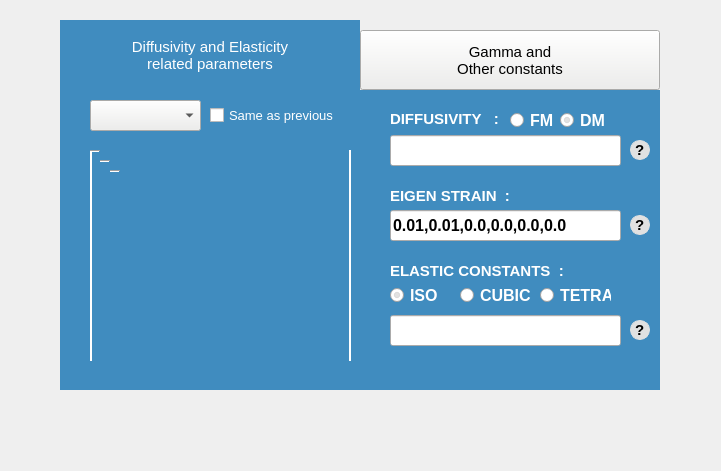
  <widget class="QWidget" name="Four_widget" native="true">
   <property name="geometry">
    <rect>
     <x>260</x>
     <y>130</y>
     <width>721</width>
     <height>471</height>
    </rect>
   </property>
   <widget class="QWidget" name="frame_5" native="true">
    <property name="geometry">
     <rect>
      <x>60</x>
      <y>90</y>
      <width>600</width>
      <height>300</height>
     </rect>
    </property>
    <property name="font">
     <font>
      <family>Ubuntu</family>
      <pointsize>12</pointsize>
      <weight>75</weight>
      <italic>false</italic>
      <bold>true</bold>
     </font>
    </property>
    <property name="styleSheet">
     <string notr="true">#frame_5{
border: none;
background-color: rgb(64, 140, 191);

}</string>
    </property>
    <widget class="QWidget" name="diffMat" native="true">
     <property name="geometry">
      <rect>
       <x>30</x>
       <y>60</y>
       <width>261</width>
       <height>211</height>
      </rect>
     </property>
     <property name="font">
      <font>
       <family>Ubuntu</family>
       <pointsize>10</pointsize>
       <weight>75</weight>
       <italic>false</italic>
       <bold>true</bold>
      </font>
     </property>
     <property name="styleSheet">
      <string notr="true">#diffMat{
border : solid rgb(255, 255, 255);
border-width : 0px 2px 0px 2px;}</string>
     </property>
     <widget class="Line" name="line">
      <property name="geometry">
       <rect>
        <x>0</x>
        <y>0</y>
        <width>10</width>
        <height>2</height>
       </rect>
      </property>
      <property name="orientation">
       <enum>Qt::Horizontal</enum>
      </property>
     </widget>
     <widget class="Line" name="line_2">
      <property name="geometry">
       <rect>
        <x>10</x>
        <y>10</y>
        <width>10</width>
        <height>2</height>
       </rect>
      </property>
      <property name="orientation">
       <enum>Qt::Horizontal</enum>
      </property>
     </widget>
     <widget class="Line" name="line_3">
      <property name="geometry">
       <rect>
        <x>20</x>
        <y>20</y>
        <width>10</width>
        <height>2</height>
       </rect>
      </property>
      <property name="orientation">
       <enum>Qt::Horizontal</enum>
      </property>
     </widget>
     <widget class="Line" name="line_4">
      <property name="geometry">
       <rect>
        <x>250</x>
        <y>250</y>
        <width>10</width>
        <height>2</height>
       </rect>
      </property>
      <property name="orientation">
       <enum>Qt::Horizontal</enum>
      </property>
     </widget>
    </widget>
    <widget class="QLabel" name="label_14">
     <property name="geometry">
      <rect>
       <x>330</x>
       <y>13</y>
       <width>141</width>
       <height>31</height>
      </rect>
     </property>
     <property name="font">
      <font>
       <family>Ubuntu</family>
       <pointsize>11</pointsize>
       <weight>75</weight>
       <italic>false</italic>
       <bold>true</bold>
      </font>
     </property>
     <property name="styleSheet">
      <string notr="true">color : #fff;</string>
     </property>
     <property name="text">
      <string>DIFFUSIVITY   :</string>
     </property>
    </widget>
    <widget class="QLineEdit" name="diffInput">
     <property name="geometry">
      <rect>
       <x>330</x>
       <y>45</y>
       <width>231</width>
       <height>31</height>
      </rect>
     </property>
    </widget>
    <widget class="QLabel" name="label_19">
     <property name="geometry">
      <rect>
       <x>570</x>
       <y>50</y>
       <width>20</width>
       <height>20</height>
      </rect>
     </property>
     <property name="font">
      <font>
       <family>Segoe UI Symbol</family>
       <pointsize>11</pointsize>
       <weight>75</weight>
       <italic>false</italic>
       <bold>true</bold>
      </font>
     </property>
     <property name="toolTip">
      <string>&lt;html&gt;&lt;head/&gt;&lt;body&gt;&lt;p&gt;The DIFFUSIVITY key refers to the inter-diffusivity matrix which has the tuple in the following form.&lt;/p&gt;&lt;/body&gt;&lt;/html&gt;</string>
     </property>
     <property name="styleSheet">
      <string notr="true">background-color: rgb(225, 225, 225);
color:rgb(0, 0, 0);
border-radius : 10px; 
border : 1px solid rgb(225, 225, 225);</string>
     </property>
     <property name="text">
      <string>?</string>
     </property>
    </widget>
    <widget class="QComboBox" name="pDropdown">
     <property name="geometry">
      <rect>
       <x>30</x>
       <y>10</y>
       <width>111</width>
       <height>31</height>
      </rect>
     </property>
     <property name="font">
      <font>
       <family>Ubuntu</family>
       <pointsize>12</pointsize>
       <weight>50</weight>
       <italic>false</italic>
       <bold>false</bold>
      </font>
     </property>
     <property name="focusPolicy">
      <enum>Qt::WheelFocus</enum>
     </property>
     <property name="styleSheet">
      <string notr="true">#pDropdown{
font: 12pt &quot;Ubuntu&quot;;
background-color: rgb(238, 238, 236);
color : black;
}</string>
     </property>
     <property name="maxVisibleItems">
      <number>20</number>
     </property>
     <property name="minimumContentsLength">
      <number>1</number>
     </property>
     <property name="placeholderText">
      <string/>
     </property>
    </widget>
    <widget class="QLabel" name="label_16">
     <property name="geometry">
      <rect>
       <x>330</x>
       <y>90</y>
       <width>141</width>
       <height>31</height>
      </rect>
     </property>
     <property name="font">
      <font>
       <family>Ubuntu</family>
       <pointsize>11</pointsize>
       <weight>75</weight>
       <italic>false</italic>
       <bold>true</bold>
      </font>
     </property>
     <property name="styleSheet">
      <string notr="true">color : #fff;</string>
     </property>
     <property name="text">
      <string>EIGEN STRAIN  :</string>
     </property>
    </widget>
    <widget class="QLineEdit" name="Estrain">
     <property name="geometry">
      <rect>
       <x>330</x>
       <y>120</y>
       <width>231</width>
       <height>31</height>
      </rect>
     </property>
     <property name="text">
      <string>0.01,0.01,0.0,0.0,0.0,0.0</string>
     </property>
    </widget>
    <widget class="QLineEdit" name="Econstant">
     <property name="geometry">
      <rect>
       <x>330</x>
       <y>225</y>
       <width>231</width>
       <height>31</height>
      </rect>
     </property>
    </widget>
    <widget class="QLabel" name="label_23">
     <property name="geometry">
      <rect>
       <x>330</x>
       <y>165</y>
       <width>201</width>
       <height>31</height>
      </rect>
     </property>
     <property name="font">
      <font>
       <family>Ubuntu</family>
       <pointsize>11</pointsize>
       <weight>75</weight>
       <italic>false</italic>
       <bold>true</bold>
      </font>
     </property>
     <property name="styleSheet">
      <string notr="true">color : #fff;</string>
     </property>
     <property name="text">
      <string>ELASTIC CONSTANTS  :</string>
     </property>
    </widget>
    <widget class="QRadioButton" name="es">
     <property name="geometry">
      <rect>
       <x>330</x>
       <y>195</y>
       <width>61</width>
       <height>21</height>
      </rect>
     </property>
     <property name="font">
      <font>
       <family>Ubuntu</family>
       <pointsize>12</pointsize>
       <weight>75</weight>
       <bold>true</bold>
      </font>
     </property>
     <property name="styleSheet">
      <string notr="true">
color: rgb(255, 255, 255);</string>
     </property>
     <property name="text">
      <string>ISO</string>
     </property>
     <property name="checked">
      <bool>true</bool>
     </property>
    </widget>
    <widget class="QRadioButton" name="es_2">
     <property name="geometry">
      <rect>
       <x>400</x>
       <y>195</y>
       <width>81</width>
       <height>21</height>
      </rect>
     </property>
     <property name="font">
      <font>
       <family>Ubuntu</family>
       <pointsize>12</pointsize>
       <weight>75</weight>
       <italic>false</italic>
       <bold>true</bold>
      </font>
     </property>
     <property name="styleSheet">
      <string notr="true">
color: rgb(255, 255, 255);</string>
     </property>
     <property name="text">
      <string>CUBIC</string>
     </property>
    </widget>
    <widget class="QRadioButton" name="es_3">
     <property name="geometry">
      <rect>
       <x>480</x>
       <y>195</y>
       <width>71</width>
       <height>21</height>
      </rect>
     </property>
     <property name="font">
      <font>
       <family>Ubuntu</family>
       <pointsize>12</pointsize>
       <weight>75</weight>
       <italic>false</italic>
       <bold>true</bold>
      </font>
     </property>
     <property name="styleSheet">
      <string notr="true">color: rgb(255, 255, 255);</string>
     </property>
     <property name="text">
      <string>TETRA</string>
     </property>
    </widget>
    <widget class="QWidget" name="widget" native="true">
     <property name="geometry">
      <rect>
       <x>440</x>
       <y>10</y>
       <width>131</width>
       <height>31</height>
      </rect>
     </property>
     <widget class="QRadioButton" name="diffR_2">
      <property name="geometry">
       <rect>
        <x>60</x>
        <y>10</y>
        <width>51</width>
        <height>21</height>
       </rect>
      </property>
      <property name="font">
       <font>
        <family>Ubuntu</family>
        <pointsize>12</pointsize>
        <weight>75</weight>
        <bold>true</bold>
       </font>
      </property>
      <property name="styleSheet">
       <string notr="true">color: rgb(255, 255, 255);</string>
      </property>
      <property name="text">
       <string>DM</string>
      </property>
      <property name="checked">
       <bool>true</bool>
      </property>
     </widget>
     <widget class="QRadioButton" name="diffR">
      <property name="geometry">
       <rect>
        <x>10</x>
        <y>10</y>
        <width>51</width>
        <height>21</height>
       </rect>
      </property>
      <property name="font">
       <font>
        <family>Ubuntu</family>
        <pointsize>12</pointsize>
        <weight>75</weight>
        <bold>true</bold>
       </font>
      </property>
      <property name="styleSheet">
       <string notr="true">color: rgb(255, 255, 255);</string>
      </property>
      <property name="text">
       <string>FM</string>
      </property>
      <property name="checked">
       <bool>false</bool>
      </property>
     </widget>
    </widget>
    <widget class="QLabel" name="label_24">
     <property name="geometry">
      <rect>
       <x>570</x>
       <y>125</y>
       <width>20</width>
       <height>20</height>
      </rect>
     </property>
     <property name="font">
      <font>
       <family>Segoe UI Symbol</family>
       <pointsize>11</pointsize>
       <weight>75</weight>
       <italic>false</italic>
       <bold>true</bold>
      </font>
     </property>
     <property name="toolTip">
      <string>&lt;html&gt;&lt;head/&gt;&lt;body&gt;&lt;p&gt;The EIGEN STRAIN key refers to the eigen-strain tensor in a given phase. The information about the elements of the eigen-strain are derived from the elements in the tuple.&lt;/p&gt;&lt;/body&gt;&lt;/html&gt;</string>
     </property>
     <property name="styleSheet">
      <string notr="true">background-color: rgb(225, 225, 225);
color:rgb(0, 0, 0);
border-radius : 10px; 
border : 1px solid rgb(225, 225, 225);</string>
     </property>
     <property name="text">
      <string>?</string>
     </property>
    </widget>
    <widget class="QLabel" name="label_25">
     <property name="geometry">
      <rect>
       <x>570</x>
       <y>230</y>
       <width>20</width>
       <height>20</height>
      </rect>
     </property>
     <property name="font">
      <font>
       <family>Segoe UI Symbol</family>
       <pointsize>11</pointsize>
       <weight>75</weight>
       <italic>false</italic>
       <bold>true</bold>
      </font>
     </property>
     <property name="toolTip">
      <string>&lt;html&gt;&lt;head/&gt;&lt;body&gt;&lt;p&gt;ELASTIC CONSTANTS is the key that refers to the elastic stifiness properties in the Voigt notation for an isotropic material.&lt;/p&gt;&lt;/body&gt;&lt;/html&gt;</string>
     </property>
     <property name="styleSheet">
      <string notr="true">background-color: rgb(225, 225, 225);
color:rgb(0, 0, 0);
border-radius : 10px; 
border : 1px solid rgb(225, 225, 225);</string>
     </property>
     <property name="text">
      <string>?</string>
     </property>
    </widget>
    <widget class="QCheckBox" name="allCheck">
     <property name="enabled">
      <bool>true</bool>
     </property>
     <property name="geometry">
      <rect>
       <x>150</x>
       <y>10</y>
       <width>141</width>
       <height>31</height>
      </rect>
     </property>
     <property name="font">
      <font>
       <family>Ubuntu</family>
       <pointsize>10</pointsize>
      </font>
     </property>
     <property name="styleSheet">
      <string notr="true">color: rgb(255, 255, 255);</string>
     </property>
     <property name="text">
      <string>Same as previous</string>
     </property>
    </widget>
    <widget class="QLabel" name="error5">
     <property name="geometry">
      <rect>
       <x>30</x>
       <y>275</y>
       <width>561</width>
       <height>16</height>
      </rect>
     </property>
     <property name="styleSheet">
      <string notr="true">font: 10pt &quot;Ubuntu&quot;;</string>
     </property>
     <property name="text">
      <string/>
     </property>
    </widget>
    <widget class="QLabel" name="marker">
     <property name="geometry">
      <rect>
       <x>0</x>
       <y>0</y>
       <width>0</width>
       <height>0</height>
      </rect>
     </property>
     <property name="text">
      <string>0</string>
     </property>
    </widget>
   </widget>
   <widget class="QPushButton" name="btn3">
    <property name="enabled">
     <bool>true</bool>
    </property>
    <property name="geometry">
     <rect>
      <x>60</x>
      <y>20</y>
      <width>300</width>
      <height>70</height>
     </rect>
    </property>
    <property name="sizePolicy">
     <sizepolicy hsizetype="Preferred" vsizetype="Preferred">
      <horstretch>0</horstretch>
      <verstretch>0</verstretch>
     </sizepolicy>
    </property>
    <property name="minimumSize">
     <size>
      <width>0</width>
      <height>0</height>
     </size>
    </property>
    <property name="maximumSize">
     <size>
      <width>16777215</width>
      <height>16777215</height>
     </size>
    </property>
    <property name="font">
     <font>
      <family>Ubuntu</family>
      <pointsize>11</pointsize>
      <weight>50</weight>
      <italic>false</italic>
      <bold>false</bold>
     </font>
    </property>
    <property name="styleSheet">
     <string notr="true">#btn3
{
background-color: rgb(64, 140, 191);
border:none;
border-top-color: 1px solid rgb(52, 101, 164);
color:#fff;
}</string>
    </property>
    <property name="text">
     <string>Diffusivity and Elasticity 
related parameters</string>
    </property>
   </widget>
   <widget class="QPushButton" name="btn4">
    <property name="enabled">
     <bool>true</bool>
    </property>
    <property name="geometry">
     <rect>
      <x>360</x>
      <y>30</y>
      <width>300</width>
      <height>60</height>
     </rect>
    </property>
    <property name="sizePolicy">
     <sizepolicy hsizetype="Minimum" vsizetype="Minimum">
      <horstretch>0</horstretch>
      <verstretch>0</verstretch>
     </sizepolicy>
    </property>
    <property name="minimumSize">
     <size>
      <width>0</width>
      <height>0</height>
     </size>
    </property>
    <property name="maximumSize">
     <size>
      <width>16777215</width>
      <height>16777215</height>
     </size>
    </property>
    <property name="font">
     <font>
      <family>Ubuntu</family>
      <pointsize>11</pointsize>
      <weight>50</weight>
      <italic>false</italic>
      <bold>false</bold>
     </font>
    </property>
    <property name="styleSheet">
     <string notr="true">
background-color: rgb(238, 238, 236);
</string>
    </property>
    <property name="text">
     <string>Gamma and 
Other constants</string>
    </property>
   </widget>
   <widget class="QWidget" name="frame_6" native="true">
    <property name="geometry">
     <rect>
      <x>60</x>
      <y>90</y>
      <width>600</width>
      <height>300</height>
     </rect>
    </property>
    <property name="styleSheet">
     <string notr="true">#frame_6{
border: none;
background-color: rgb(64, 140, 191);

}</string>
    </property>
    <widget class="QPushButton" name="next4">
     <property name="geometry">
      <rect>
       <x>430</x>
       <y>240</y>
       <width>140</width>
       <height>40</height>
      </rect>
     </property>
     <property name="font">
      <font>
       <family>Ubuntu</family>
       <pointsize>12</pointsize>
       <weight>50</weight>
       <italic>false</italic>
       <bold>false</bold>
      </font>
     </property>
     <property name="styleSheet">
      <string notr="true">background-color: rgb(238, 238, 236);</string>
     </property>
     <property name="text">
      <string>Next</string>
     </property>
    </widget>
    <widget class="QLabel" name="label_21">
     <property name="geometry">
      <rect>
       <x>420</x>
       <y>150</y>
       <width>20</width>
       <height>20</height>
      </rect>
     </property>
     <property name="font">
      <font>
       <family>Segoe UI Symbol</family>
       <pointsize>11</pointsize>
       <weight>75</weight>
       <italic>false</italic>
       <bold>true</bold>
      </font>
     </property>
     <property name="toolTip">
      <string>&lt;html&gt;&lt;head/&gt;&lt;body&gt;&lt;p&gt;The values &amp;quot;R&amp;quot;  will refer to the gas constant &lt;/p&gt;&lt;/body&gt;&lt;/html&gt;</string>
     </property>
     <property name="styleSheet">
      <string notr="true">background-color: rgb(225, 225, 225);
color:rgb(0, 0, 0);
border-radius : 10px; 
border : 1px solid rgb(225, 225, 225);</string>
     </property>
     <property name="text">
      <string>?</string>
     </property>
    </widget>
    <widget class="QLabel" name="label_17">
     <property name="geometry">
      <rect>
       <x>320</x>
       <y>145</y>
       <width>31</width>
       <height>31</height>
      </rect>
     </property>
     <property name="font">
      <font>
       <family>Ubuntu</family>
       <pointsize>11</pointsize>
       <weight>75</weight>
       <italic>false</italic>
       <bold>true</bold>
      </font>
     </property>
     <property name="styleSheet">
      <string notr="true">color : #fff;</string>
     </property>
     <property name="text">
      <string>R  : </string>
     </property>
    </widget>
    <widget class="QLineEdit" name="R_Value">
     <property name="geometry">
      <rect>
       <x>350</x>
       <y>145</y>
       <width>61</width>
       <height>31</height>
      </rect>
     </property>
     <property name="font">
      <font>
       <italic>false</italic>
      </font>
     </property>
     <property name="text">
      <string>1.0</string>
     </property>
    </widget>
    <widget class="QLabel" name="label_15">
     <property name="geometry">
      <rect>
       <x>320</x>
       <y>35</y>
       <width>141</width>
       <height>31</height>
      </rect>
     </property>
     <property name="font">
      <font>
       <family>Ubuntu</family>
       <pointsize>11</pointsize>
       <weight>75</weight>
       <italic>false</italic>
       <bold>true</bold>
      </font>
     </property>
     <property name="styleSheet">
      <string notr="true">color : #fff;</string>
     </property>
     <property name="text">
      <string>GAMMA   :</string>
     </property>
    </widget>
    <widget class="QLabel" name="label_18">
     <property name="geometry">
      <rect>
       <x>460</x>
       <y>145</y>
       <width>31</width>
       <height>31</height>
      </rect>
     </property>
     <property name="font">
      <font>
       <family>Ubuntu</family>
       <pointsize>11</pointsize>
       <weight>75</weight>
       <italic>false</italic>
       <bold>true</bold>
      </font>
     </property>
     <property name="styleSheet">
      <string notr="true">color : #fff;</string>
     </property>
     <property name="text">
      <string>V  : </string>
     </property>
    </widget>
    <widget class="QLineEdit" name="V_Value">
     <property name="geometry">
      <rect>
       <x>490</x>
       <y>145</y>
       <width>61</width>
       <height>31</height>
      </rect>
     </property>
     <property name="font">
      <font>
       <italic>false</italic>
      </font>
     </property>
     <property name="text">
      <string>1.0</string>
     </property>
    </widget>
    <widget class="QLabel" name="label_20">
     <property name="geometry">
      <rect>
       <x>560</x>
       <y>80</y>
       <width>20</width>
       <height>20</height>
      </rect>
     </property>
     <property name="font">
      <font>
       <family>Segoe UI Symbol</family>
       <pointsize>11</pointsize>
       <weight>75</weight>
       <italic>false</italic>
       <bold>true</bold>
      </font>
     </property>
     <property name="toolTip">
      <string>&lt;html&gt;&lt;head/&gt;&lt;body&gt;&lt;p&gt;The GAMMA key refers to the interfacial energy γ&lt;span style=&quot; vertical-align:sub;&quot;&gt;αβ&lt;/span&gt; between the phases α and β&lt;/p&gt;&lt;/body&gt;&lt;/html&gt;</string>
     </property>
     <property name="styleSheet">
      <string notr="true">background-color: rgb(225, 225, 225);
color:rgb(0, 0, 0);
border-radius : 10px; 
border : 1px solid rgb(225, 225, 225);</string>
     </property>
     <property name="text">
      <string>?</string>
     </property>
    </widget>
    <widget class="QLineEdit" name="gammaInput">
     <property name="geometry">
      <rect>
       <x>320</x>
       <y>75</y>
       <width>231</width>
       <height>31</height>
      </rect>
     </property>
    </widget>
    <widget class="QLabel" name="label_22">
     <property name="geometry">
      <rect>
       <x>560</x>
       <y>150</y>
       <width>20</width>
       <height>20</height>
      </rect>
     </property>
     <property name="font">
      <font>
       <family>Segoe UI Symbol</family>
       <pointsize>11</pointsize>
       <weight>75</weight>
       <italic>false</italic>
       <bold>true</bold>
      </font>
     </property>
     <property name="toolTip">
      <string>&lt;html&gt;&lt;head/&gt;&lt;body&gt;&lt;p&gt;The values &amp;quot;V&amp;quot; will refer to the molar volume respectively&lt;/p&gt;&lt;/body&gt;&lt;/html&gt;</string>
     </property>
     <property name="styleSheet">
      <string notr="true">background-color: rgb(225, 225, 225);
color:rgb(0, 0, 0);
border-radius : 10px; 
border : 1px solid rgb(225, 225, 225);</string>
     </property>
     <property name="text">
      <string>?</string>
     </property>
    </widget>
    <widget class="QLabel" name="error6">
     <property name="geometry">
      <rect>
       <x>150</x>
       <y>245</y>
       <width>281</width>
       <height>31</height>
      </rect>
     </property>
     <property name="styleSheet">
      <string notr="true">font: 10pt &quot;Ubuntu&quot;;</string>
     </property>
     <property name="text">
      <string/>
     </property>
    </widget>
   </widget>
   <zorder>btn3</zorder>
   <zorder>btn4</zorder>
   <zorder>frame_6</zorder>
   <zorder>frame_5</zorder>
  </widget>
